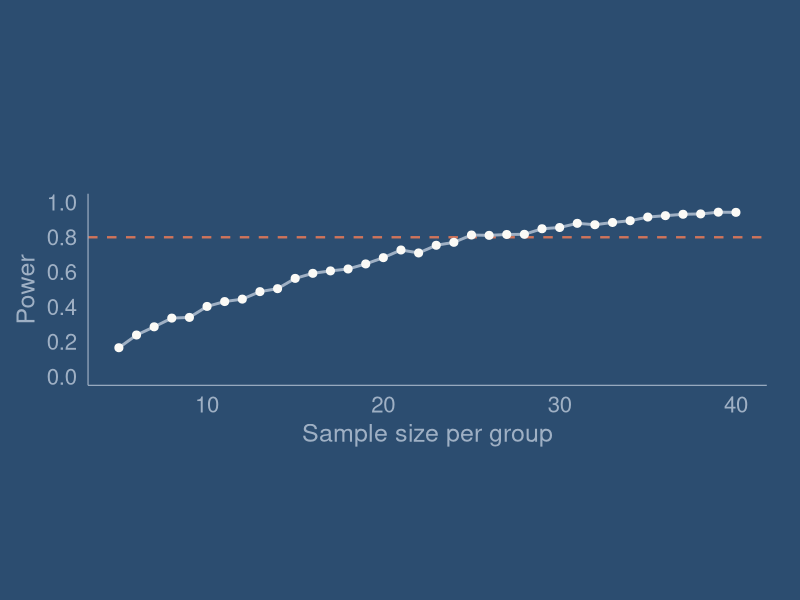
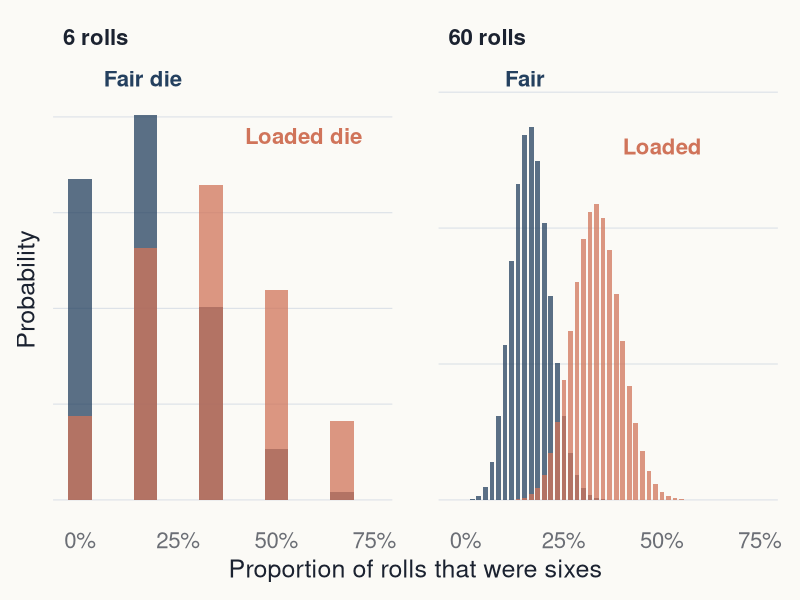
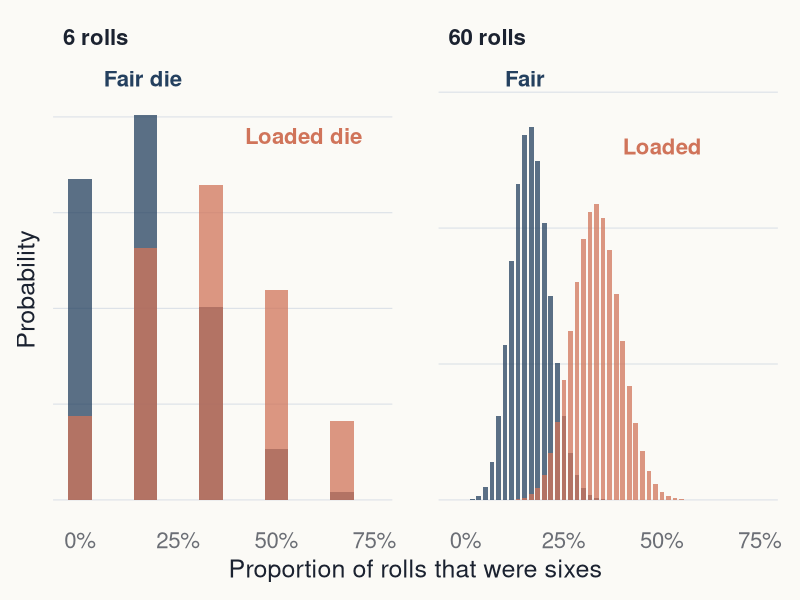
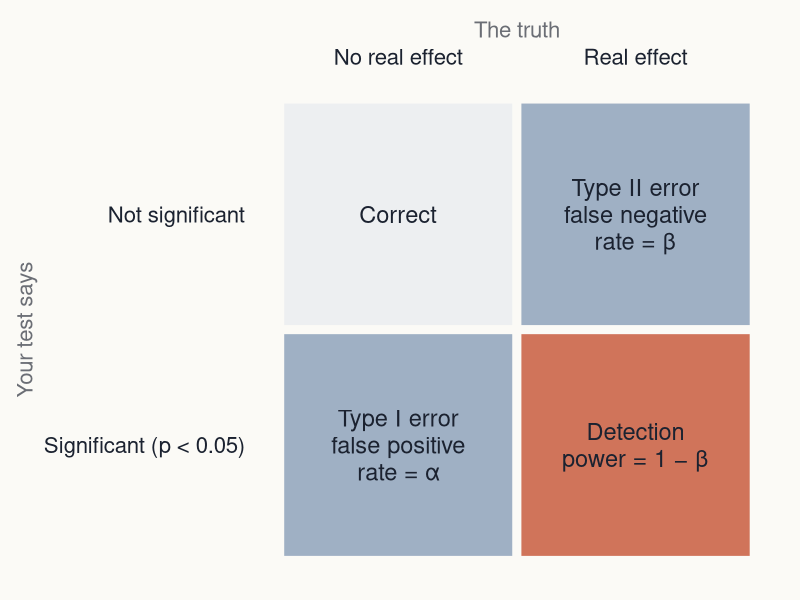
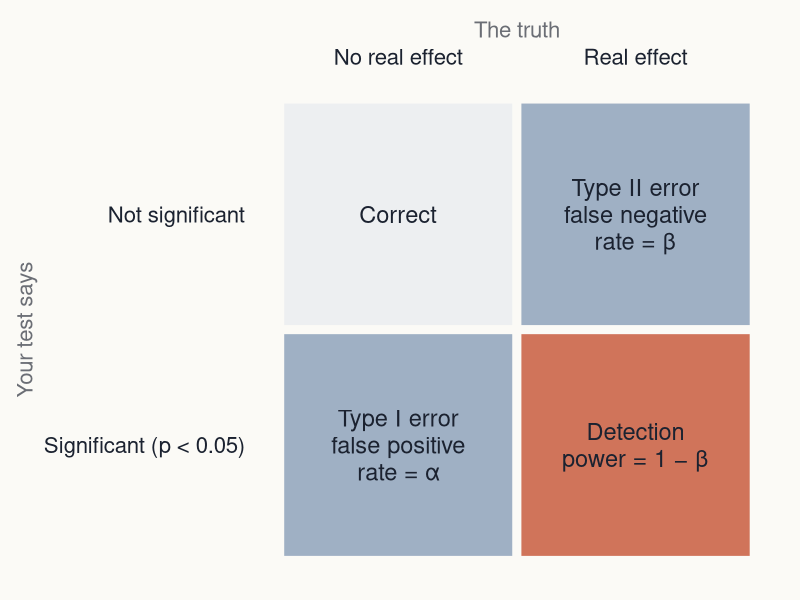
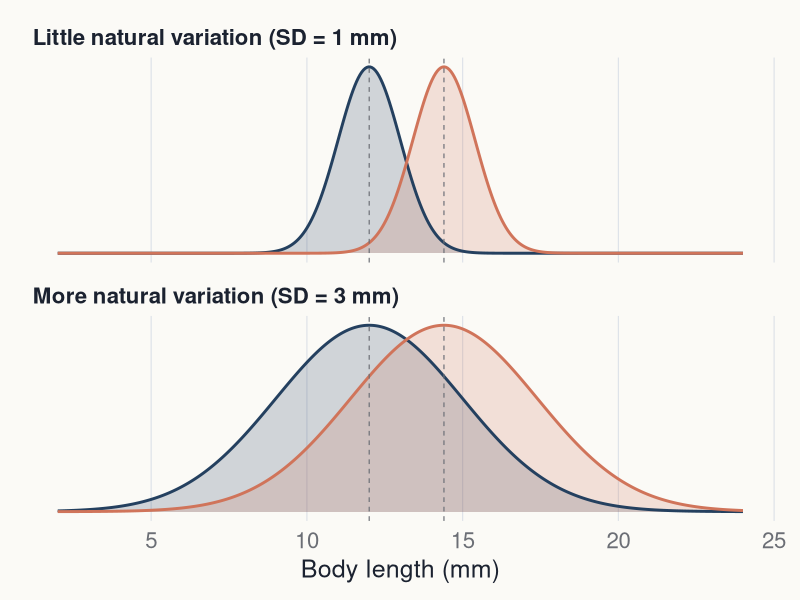
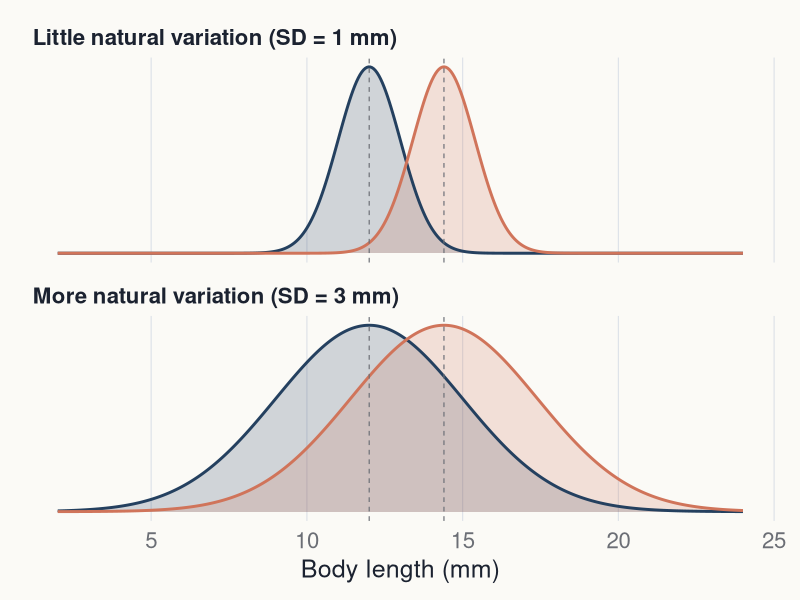
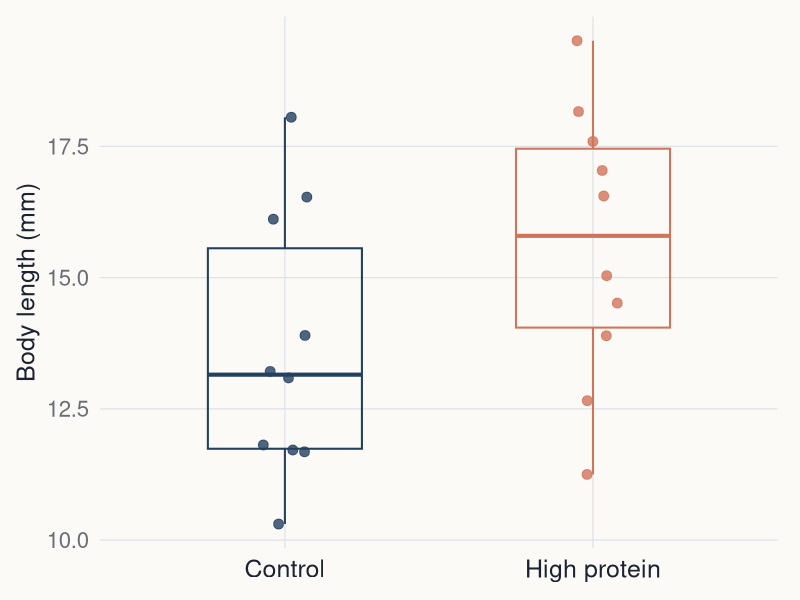

Source code (R) for these figures, in order:
# BB852 power analysis by simulation lecture: figures and slide output
# --------------------------------------------------------------------
# Every statistical figure in the lecture, in the BB852 theme shared with the
# other lecture_figures generators (see lecture_figures/t-tests).
#
# Course book chapter:
# https://jonesor.github.io/BB852_Book/power-analysis-by-simulation.html
#
# Data: none. Everything here is simulated or calculated, which is the point
# of the lecture. Values follow the course book chapter:
#   insect diet example: control mean 12 mm, treatment 14.4 mm (+20%),
#     SD 3 mm, n = 10 per group (seeds 42 and 142 for the single experiment,
#     seed 123 for the 1000-replicate simulation, as in the book)
#   binomial GLM: survival 0.5 vs 0.7, n = 40 per group (seed 123)
#   regression: slope 2, intercept 20, residual SD 12, n = 30,
#     x from 11 to 19 (narrow) or 5 to 25 (wide) (seed 123)
# Dice figure (slides 3-4): exact binomial probabilities, fair die
#   P(six) = 1/6 vs loaded die P(six) = 1/3. Not simulated.
#
# Run from the repository root:
# source("lecture_figures/power_analysis/generate_figures.R")
#
# PNG files are written to lecture_figures/power_analysis/output/<layout>/.
# Every content figure is written at full and half width; figures placed on a
# "Title, Bullets & Photo" slide are also written at takeaway size. The R
# output shown on the slides is written to output/text/.
# Object and file names use the slide numbers of the rebuilt deck
# (BB852_18_Power_Analysis_v2).
#
# Labels use \u escapes so the script stays plain ASCII.


# Load packages -----------------------------------------------------------

library(ggplot2)
library(ragg)
library(patchwork)


# Define the BB852 theme and export functions -----------------------------
# Palette and theme match lecture_figures/t-tests and lecture_figures/ancova.

bb852 <- list(
  bg       = "#FBFAF6",
  text     = "#1B2230",
  muted    = "#6B6E75",
  grid     = "#DDE2E8",
  axis     = "#BCC6D2",
  slate    = "#24405F",
  coral    = "#D0745A",
  teal     = "#2A7F76",
  grey     = "#6B6E75",
  light    = "#9FB0C4",
  panel    = "#EDEFF1",
  cover    = "#2C4D70"
)

# Avenir Next on the Mac; Helvetica otherwise. BB852_FONT overrides both.
available_fonts <- unique(systemfonts::system_fonts()$family)
bb852_font <- if (nzchar(Sys.getenv("BB852_FONT"))) {
  Sys.getenv("BB852_FONT")
} else if ("Avenir Next" %in% available_fonts) {
  "Avenir Next"
} else {
  "Helvetica"
}

theme_bb852 <- function(base_size = 18, base_family = bb852_font) {
  theme_minimal(base_size = base_size, base_family = base_family) +
    theme(
      plot.background = element_rect(fill = bb852$bg, colour = NA),
      panel.background = element_rect(fill = bb852$bg, colour = NA),
      panel.grid.major = element_line(colour = bb852$grid, linewidth = 0.4),
      panel.grid.minor = element_blank(),
      axis.title = element_text(colour = bb852$text, size = base_size),
      axis.text = element_text(colour = bb852$muted, size = base_size - 2),
      axis.ticks = element_blank(),
      legend.position = "none",
      strip.text = element_text(colour = bb852$text, size = base_size - 2,
                                face = "bold", hjust = 0),
      plot.title = element_blank(),
      plot.subtitle = element_blank(),
      plot.caption = element_blank(),
      plot.margin = margin(12, 16, 12, 12)
    )
}

# Sizes (inches) match the figure placeholders in the BB852 slide theme.
bb852_sizes <- list(
  full     = c(11.73, 3.95),
  takeaway = c(7.40, 4.25),
  half     = c(5.57, 4.25),
  cover    = c(5.43, 7.50)
)

output_root <- file.path("lecture_figures", "power_analysis", "output")
unlink(output_root, recursive = TRUE)

save_bb852 <- function(plot, filename, layout = "half", bg = bb852$bg) {
  size <- bb852_sizes[[layout]]
  if (is.null(size)) {
    stop("layout must be one of: ", paste(names(bb852_sizes), collapse = ", "))
  }
  output_directory <- file.path(output_root, layout)
  dir.create(output_directory, recursive = TRUE, showWarnings = FALSE)
  ggsave(file.path(output_directory, paste0(filename, ".png")), plot,
         width = size[1], height = size[2], units = "in", dpi = 300,
         device = ragg::agg_png, bg = bg)
  invisible(filename)
}

# Write R output exactly as printed, for copying onto slides.
text_directory <- file.path(output_root, "text")
dir.create(text_directory, recursive = TRUE, showWarnings = FALSE)
save_text <- function(lines, filename) {
  writeLines(lines, file.path(text_directory, paste0(filename, ".txt")))
}

# Text size helper: ggplot text size is in mm; 14 pt is the minimum.
pt <- function(points) points / .pt

plots <- list()        # written at full and half width
takeaway <- list()     # also written at takeaway size

group_cols <- c(Control = bb852$slate, `High protein` = bb852$coral)


# Insect diet example: values from the course book --------------------------

controlMean <- 12
treatmentMean <- 14.4
sdValue <- 3
sampleSize <- 10

# Power for one sample size, using the book's recipe.
power_t <- function(n, reps = 1000) {
  sum(replicate(
    reps,
    t.test(
      rnorm(n, controlMean, sdValue),
      rnorm(n, treatmentMean, sdValue)
    )$p.value
  ) < 0.05) / reps
}


# Slide 1: title-slide chart ------------------------------------------------
# The power curve (computed for slide 20) on the cover colour.

set.seed(123)
power_curve <- data.frame(sampleSize = 5:40)
power_curve$Power <- vapply(power_curve$sampleSize, power_t, numeric(1))
power_curve$analytic <- vapply(
  power_curve$sampleSize,
  function(n) power.t.test(n = n, delta = treatmentMean - controlMean,
                           sd = sdValue)$power,
  numeric(1)
)

plots_cover <- ggplot(power_curve, aes(sampleSize, Power)) +
  geom_hline(yintercept = 0.8, colour = bb852$coral, linewidth = 0.8,
             linetype = "dashed") +
  geom_line(colour = bb852$light, linewidth = 1) +
  geom_point(colour = bb852$bg, size = 2.4) +
  scale_y_continuous(limits = c(0, 1), breaks = seq(0, 1, 0.2)) +
  labs(x = "Sample size per group", y = "Power") +
  theme_bb852() +
  theme(
    plot.background = element_rect(fill = bb852$cover, colour = NA),
    panel.background = element_rect(fill = bb852$cover, colour = NA),
    panel.grid.major = element_blank(),
    axis.line = element_line(colour = bb852$light, linewidth = 0.4),
    axis.title = element_text(colour = bb852$light),
    axis.text = element_text(colour = bb852$light),
    plot.margin = margin(140, 24, 110, 12)
  )
save_bb852(plots_cover, "slide_01_cover", "cover", bg = bb852$cover)


# Slide 4: how many rolls to catch a loaded die? -------------------------------
# Exact binomial probabilities of the proportion of sixes, fair (1/6) vs
# loaded (1/3), for 6 rolls and for 60 rolls.

dice <- do.call(rbind, lapply(c(6, 60), function(n) {
  k <- 0:n
  rbind(
    data.frame(rolls = n, prop = k / n, prob = dbinom(k, n, 1 / 6),
               die = "Fair"),
    data.frame(rolls = n, prop = k / n, prob = dbinom(k, n, 1 / 3),
               die = "Loaded")
  )
}))
dice$panel <- factor(paste(dice$rolls, "rolls"),
                     levels = c("6 rolls", "60 rolls"))
dice <- dice[dice$prop <= 0.75, ]

dice_labels <- data.frame(
  panel = factor(c("6 rolls", "6 rolls", "60 rolls", "60 rolls"),
                 levels = c("6 rolls", "60 rolls")),
  prop = c(0.06, 0.42, 0.10, 0.40),
  prob = c(0.44, 0.38, 0.155, 0.13),
  die = c("Fair", "Loaded", "Fair", "Loaded"),
  label = c("Fair die", "Loaded die", "Fair", "Loaded")
)

plots$slide_04_dice <- ggplot(dice, aes(prop, prob, fill = die)) +
  geom_col(data = dice[dice$rolls == 6, ], width = 0.06,
           position = "identity", alpha = 0.75) +
  geom_col(data = dice[dice$rolls == 60, ], width = 0.012,
           position = "identity", alpha = 0.75) +
  geom_text(data = dice_labels, aes(label = label, colour = die),
            hjust = 0, size = pt(16), family = bb852_font,
            fontface = "bold") +
  facet_wrap(~panel, scales = "free_y") +
  scale_fill_manual(values = c(Fair = bb852$slate, Loaded = bb852$coral)) +
  scale_colour_manual(values = c(Fair = bb852$slate, Loaded = bb852$coral)) +
  scale_x_continuous(labels = function(x) paste0(round(100 * x), "%"),
                     breaks = seq(0, 0.75, 0.25)) +
  labs(x = "Proportion of rolls that were sixes", y = "Probability") +
  theme_bb852() +
  theme(axis.text.y = element_blank(), panel.grid.major.x = element_blank(),
        panel.spacing = unit(2, "lines"))
takeaway$slide_04_dice <- plots$slide_04_dice


# Slide 8: the two kinds of error --------------------------------------------------
# A 2 x 2 decision table drawn as tiles.

errors <- data.frame(
  truth = factor(rep(c("No real effect", "Real effect"), each = 2),
                 levels = c("No real effect", "Real effect")),
  decision = factor(rep(c("Not significant", "Significant (p < 0.05)"), 2),
                    levels = c("Significant (p < 0.05)", "Not significant")),
  label = c("Correct", "Type I error\nfalse positive\nrate = \u03b1",
            "Type II error\nfalse negative\nrate = \u03b2",
            "Detection\npower = 1 \u2212 \u03b2"),
  kind = c("ok", "error", "error", "power")
)

plots$slide_08_error_table <- ggplot(errors, aes(truth, decision)) +
  geom_tile(aes(fill = kind), colour = bb852$bg, linewidth = 3) +
  geom_text(aes(label = label,
                colour = ifelse(kind == "ok", "dark", "light")),
            size = pt(17), family = bb852_font, lineheight = 0.95) +
  scale_fill_manual(values = c(ok = bb852$panel, error = bb852$light,
                               power = bb852$coral)) +
  scale_colour_manual(values = c(dark = bb852$text, light = bb852$text)) +
  scale_x_discrete(position = "top") +
  labs(x = "The truth", y = "Your test says") +
  theme_bb852() +
  theme(panel.grid.major = element_blank(),
        axis.text = element_text(colour = bb852$text, size = 16),
        axis.title.x.top = element_text(colour = bb852$muted, size = 16),
        axis.title.y = element_text(colour = bb852$muted, size = 16))
takeaway$slide_08_error_table <- plots$slide_08_error_table


# Slide 12: same signal, different noise -------------------------------------------
# Two pairs of normal distributions, means 12 and 14.4, SD 1 vs SD 3.

curves <- do.call(rbind, lapply(c(1, 3), function(s) {
  x <- seq(2, 24, length.out = 400)
  rbind(
    data.frame(sd = s, x = x, y = dnorm(x, controlMean, s), group = "Control"),
    data.frame(sd = s, x = x, y = dnorm(x, treatmentMean, s),
               group = "High protein")
  )
}))
curves$panel <- factor(ifelse(curves$sd == 1, "Little natural variation (SD = 1 mm)",
                              "More natural variation (SD = 3 mm)"),
                       levels = c("Little natural variation (SD = 1 mm)",
                                  "More natural variation (SD = 3 mm)"))

plots$slide_12_signal_noise <- ggplot(curves, aes(x, y, colour = group)) +
  geom_area(aes(fill = group), position = "identity", alpha = 0.2,
            linewidth = 0) +
  geom_line(linewidth = 1) +
  geom_vline(xintercept = c(controlMean, treatmentMean),
             colour = bb852$grey, linetype = "dashed", linewidth = 0.4) +
  facet_wrap(~panel, ncol = 1, scales = "free_y") +
  scale_colour_manual(values = group_cols) +
  scale_fill_manual(values = group_cols) +
  labs(x = "Body length (mm)", y = NULL) +
  theme_bb852() +
  theme(axis.text.y = element_blank(), panel.grid.major.y = element_blank())


# Slide 16: one simulated experiment -----------------------------------------------
# Same seeds as the course book, so the numbers match the chapter.

set.seed(42)
control <- rnorm(n = 10, mean = 12, sd = 3)
set.seed(142)
treatment <- rnorm(n = 10, mean = 14.4, sd = 3)
one_p <- t.test(control, treatment)$p.value

one_exp <- data.frame(
  group = factor(rep(c("Control", "High protein"), each = 10),
                 levels = c("Control", "High protein")),
  length = c(control, treatment)
)
plots$slide_16_one_experiment <- ggplot(one_exp, aes(group, length)) +
  geom_boxplot(aes(colour = group), fill = NA, width = 0.5,
               outlier.shape = NA, linewidth = 0.7) +
  geom_point(
    aes(colour = group),
    position = position_jitter(width = 0.08, height = 0, seed = 1),
    size = 3,
    alpha = 0.8
  ) +
  scale_colour_manual(values = group_cols) +
  labs(x = NULL, y = "Body length (mm)") +
  theme_bb852() +
  theme(axis.text.x = element_text(colour = bb852$text, size = 18))

save_text(c(
  "control <- rnorm(n = 10, mean = 12, sd = 3)",
  "treatment <- rnorm(n = 10, mean = 14.4, sd = 3)",
  "t.test(control, treatment)$p.value",
  capture.output(print(one_p))
), "slide_16_one_experiment")


# Slide 17: twenty experiments, same truth ------------------------------------------
# Each point is the estimated difference (high protein minus control) from one
# simulated experiment with n = 10 per group, with its 95% CI (Welch t-test).

set.seed(2026)
twenty <- do.call(rbind, lapply(1:20, function(i) {
  a <- rnorm(sampleSize, controlMean, sdValue)
  b <- rnorm(sampleSize, treatmentMean, sdValue)
  tt <- t.test(b, a)
  data.frame(experiment = i, diff = mean(b) - mean(a),
             lower = tt$conf.int[1], upper = tt$conf.int[2],
             p = tt$p.value)
}))
not_sig_label <- "p \u2265 0.05"
twenty$sig <- ifelse(twenty$p < 0.05, "p < 0.05", not_sig_label)
n_sig_twenty <- sum(twenty$p < 0.05)

plots$slide_17_twenty_experiments <- ggplot(twenty, aes(experiment, diff)) +
  annotate("segment", x = 0.5, xend = 20.5, y = 0, yend = 0,
           colour = bb852$grey, linewidth = 0.5) +
  annotate("segment", x = 0.5, xend = 20.5,
           y = treatmentMean - controlMean, yend = treatmentMean - controlMean,
           colour = bb852$teal, linetype = "dashed", linewidth = 0.7) +
  geom_linerange(aes(ymin = lower, ymax = upper, colour = sig),
                 linewidth = 1) +
  geom_point(aes(colour = sig), size = 3) +
  annotate("text", x = 20.8, y = treatmentMean - controlMean,
           label = "True difference\n(2.4 mm)", hjust = 0, lineheight = 0.9,
           colour = bb852$teal, size = pt(15), family = bb852_font) +
  annotate("text", x = 20.8, y = 0, label = "No difference", hjust = 0,
           colour = bb852$grey, size = pt(15), family = bb852_font) +
  scale_colour_manual(values = setNames(c(bb852$coral, bb852$grey),
                                        c("p < 0.05", not_sig_label))) +
  scale_x_continuous(breaks = c(1, 5, 10, 15, 20), limits = c(0.5, 25.5),
                     expand = expansion(0)) +
  labs(x = "Simulated experiment", y = "Difference (mm)") +
  theme_bb852() +
  theme(legend.position = "top", legend.justification = "left",
        legend.title = element_blank(),
        legend.text = element_text(size = 16, colour = bb852$text),
        panel.grid.major.x = element_blank())

save_text(c(
  paste("Significant experiments out of 20:", n_sig_twenty),
  capture.output(print(transform(twenty, diff = round(diff, 3),
    lower = round(lower, 3), upper = round(upper, 3), p = round(p, 4))))
), "slide_17_twenty_experiments")


# Slide 18: the full simulation (code exactly as on the slide) --------------------

set.seed(123)
powerResults <- replicate(1000,
  t.test(rnorm(sampleSize, controlMean, sdValue),
         rnorm(sampleSize, treatmentMean, sdValue))$p.value)
full_power <- (sum(powerResults < 0.05) / 1000) * 100

save_text(c(
  "controlMean <- 12",
  "treatmentMean <- 14.4",
  "sdValue <- 3",
  "sampleSize <- 10",
  "",
  "powerResults <- replicate(1000,",
  "  t.test(rnorm(sampleSize, controlMean, sdValue),",
  "         rnorm(sampleSize, treatmentMean, sdValue))$p.value)",
  "",
  "(sum(powerResults < 0.05) / 1000) * 100",
  capture.output(print(full_power)),
  "",
  paste("Analytic check, power.t.test:",
        round(power.t.test(n = 10, delta = 2.4, sd = 3)$power, 3))
), "slide_18_full_simulation")


# Slide 19: Type I error check, no real difference ----------------------------------

set.seed(123)
nullResults <- replicate(1000,
  t.test(rnorm(sampleSize, controlMean, sdValue),
         rnorm(sampleSize, controlMean, sdValue))$p.value)
null_rate <- (sum(nullResults < 0.05) / 1000) * 100
save_text(c(
  "# treatmentMean set equal to controlMean (12)",
  "(sum(nullResults < 0.05) / 1000) * 100",
  capture.output(print(null_rate))
), "slide_19_type_I_check")


# Slide 20: power against sample size --------------------------------------------------

n80 <- power_curve$sampleSize[which(power_curve$Power >= 0.8)[1]]
n80_analytic <- ceiling(power.t.test(power = 0.8, delta = 2.4, sd = 3)$n)

plots$slide_20_power_curve <- ggplot(power_curve, aes(sampleSize, Power)) +
  geom_hline(yintercept = 0.8, colour = bb852$coral, linetype = "dashed",
             linewidth = 0.8) +
  geom_vline(xintercept = n80_analytic, colour = bb852$grey,
             linetype = "dotted", linewidth = 0.6) +
  geom_line(colour = bb852$slate, linewidth = 0.8) +
  geom_point(colour = bb852$slate, size = 2.2) +
  annotate("point", x = 10, y = power_curve$Power[power_curve$sampleSize == 10],
           colour = bb852$coral, size = 4.5) +
  annotate("text", x = 11, y = power_curve$Power[power_curve$sampleSize == 10] - 0.04,
           label = "n = 10", hjust = 0, colour = bb852$coral,
           size = pt(16), family = bb852_font, fontface = "bold") +
  annotate("text", x = n80_analytic + 0.5, y = 0.1,
           label = paste(n80_analytic, "(formula)"), hjust = 0,
           colour = bb852$grey, size = pt(15), family = bb852_font) +
  annotate("text", x = 5, y = 0.86, label = "80% power", hjust = 0,
           colour = bb852$coral, size = pt(16), family = bb852_font) +
  scale_y_continuous(limits = c(0, 1), breaks = seq(0, 1, 0.2),
                     labels = function(x) paste0(round(100 * x), "%")) +
  labs(x = "Sample size per group", y = "Power") +
  theme_bb852()
takeaway$slide_20_power_curve <- plots$slide_20_power_curve

save_text(c(
  paste("First n with simulated power >= 0.8:", n80),
  paste("Analytic n for power 0.8 (power.t.test, rounded up):", n80_analytic),
  capture.output(print(round(power_curve, 3)))
), "slide_20_power_curve")


# Slide 21: smallest detectable difference with unequal groups ----------------------
# Fix the sample sizes (15 control, 6 high protein) and vary the true difference.

nControl <- 15
nTreatment <- 6
diffs <- seq(0.5, 7, by = 0.25)
set.seed(123)
detect <- data.frame(diff = diffs)
detect$Power <- vapply(diffs, function(d) {
  sum(replicate(1000,
    t.test(rnorm(nControl, controlMean, sdValue),
           rnorm(nTreatment, controlMean + d, sdValue))$p.value) < 0.05) / 1000
}, numeric(1))
power_unequal <- function(d) {
  se <- sdValue * sqrt(1 / nControl + 1 / nTreatment)
  df <- nControl + nTreatment - 2
  tc <- qt(0.975, df)
  1 - stats::pt(tc, df, d / se) + stats::pt(-tc, df, d / se)
}
detect_analytic <- uniroot(function(d) power_unequal(d) - 0.8, c(0.1, 20))$root
detect_sim <- detect$diff[which(detect$Power >= 0.8)[1]]

plots$slide_21_detectable_difference <- ggplot(detect, aes(diff, Power)) +
  geom_hline(yintercept = 0.8, colour = bb852$coral, linetype = "dashed",
             linewidth = 0.8) +
  geom_vline(xintercept = treatmentMean - controlMean, colour = bb852$grey,
             linetype = "dotted", linewidth = 0.6) +
  annotate("text", x = treatmentMean - controlMean + 0.15, y = 0.08,
           label = "Expected 2.4 mm", hjust = 0, colour = bb852$grey,
           size = pt(15), family = bb852_font) +
  geom_line(colour = bb852$slate, linewidth = 0.8) +
  geom_point(colour = bb852$slate, size = 2) +
  annotate("text", x = 0.5, y = 0.86, label = "80% power", hjust = 0,
           colour = bb852$coral, size = pt(16), family = bb852_font) +
  scale_y_continuous(limits = c(0, 1), breaks = seq(0, 1, 0.2),
                     labels = function(x) paste0(round(100 * x), "%")) +
  scale_x_continuous(breaks = 1:7) +
  labs(x = "True difference (mm)", y = "Power") +
  theme_bb852()

save_text(c(
  "t.test(rnorm(15, controlMean, sdValue),",
  "       rnorm(6, controlMean + difference, sdValue))$p.value",
  "",
  paste("First difference with simulated power >= 0.8:", detect_sim),
  paste("Pooled-variance formula (t.test default is Welch, slightly less powerful):",
        round(detect_analytic, 2)),
  capture.output(print(detect))
), "slide_21_detectable_difference")


# Slide 24: binomial GLM (course book code; variables renamed so they do not
# overwrite sampleSize and powerResults from the insect example) ---------------------------

set.seed(123)
controlProb <- 0.5
treatmentProb <- 0.7
sampleSizeBin <- 40
binResults <- replicate(1000, {
  survival <- c(
    rbinom(sampleSizeBin, size = 1, prob = controlProb),
    rbinom(sampleSizeBin, size = 1, prob = treatmentProb)
  )
  treatment <- rep(c("control", "treatment"), each = sampleSizeBin)
  mod <- glm(survival ~ treatment, family = binomial)
  anova(mod, test = "Chi")[["Pr(>Chi)"]][2]
})
bin_power <- (sum(binResults < 0.05) / 1000) * 100
save_text(c(
  "(sum(binResults < 0.05) / 1000) * 100",
  capture.output(print(bin_power)),
  "",
  paste("Analytic n per group for 80% power (power.prop.test):",
        ceiling(power.prop.test(p1 = 0.5, p2 = 0.7, power = 0.8)$n))
), "slide_24_binomial_glm")


# Slide 25: regression power depends on the spread of x ------------------------------------

slope <- 2
intercept <- 20
residualSD <- 12
sampleSizeReg <- 30

reg_power <- function(x) {
  set.seed(123)
  res <- replicate(1000, {
    y <- intercept + slope * x + rnorm(sampleSizeReg, 0, residualSD)
    summary(lm(y ~ x))$coefficients["x", "Pr(>|t|)"]
  })
  (sum(res < 0.05) / 1000) * 100
}
x_narrow <- seq(11, 19, length.out = sampleSizeReg)
x_wide <- seq(5, 25, length.out = sampleSizeReg)
power_narrow <- reg_power(x_narrow)
power_wide <- reg_power(x_wide)

set.seed(31) # a draw whose noise averages close to zero in both panels
noise <- rnorm(sampleSizeReg, 0, residualSD)
reg_data <- rbind(
  data.frame(x = x_narrow, y = intercept + slope * x_narrow + noise,
             design = paste0("x from 11 to 19: power ", power_narrow, "%")),
  data.frame(x = x_wide, y = intercept + slope * x_wide + noise,
             design = paste0("x from 5 to 25: power ", power_wide, "%"))
)
reg_data$design <- factor(reg_data$design, levels = unique(reg_data$design))

plots$slide_25_regression_range <- ggplot(reg_data, aes(x, y)) +
  geom_abline(intercept = intercept, slope = slope, colour = bb852$teal,
              linetype = "dashed", linewidth = 0.7) +
  geom_point(colour = bb852$slate, size = 2.4, alpha = 0.8) +
  facet_wrap(~design, ncol = 1) +
  scale_x_continuous(limits = c(4, 26)) +
  labs(x = "Predictor (x)", y = "Response (y)") +
  theme_bb852()

save_text(c(
  paste("Narrow x (11 to 19) power:", power_narrow),
  paste("Wide x (5 to 25) power:", power_wide)
), "slide_25_regression_range")


# Write figures ----------------------------------------------------------------

for (name in names(plots)) {
  save_bb852(plots[[name]], name, "full")
  save_bb852(plots[[name]], name, "half")
}
for (name in names(takeaway)) {
  save_bb852(takeaway[[name]], name, "takeaway")
}

message("Power analysis figures written to ", output_root)
